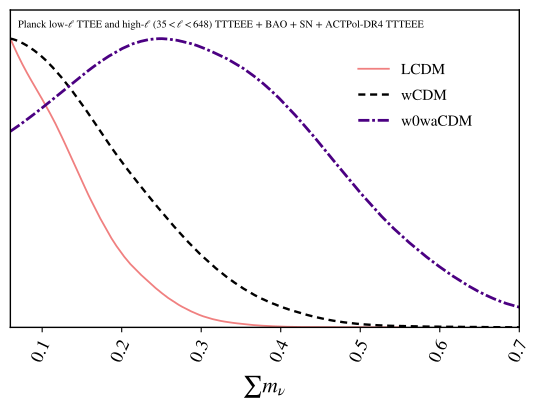

Generate this figure with Python:
import getdist.plots as gplot
from getdist import MCSamples
from getdist import loadMCSamples
import os
import matplotlib
import subprocess
import matplotlib.pyplot as plt
import numpy as np

# GENERAL PLOT OPTIONS
matplotlib.rcParams['mathtext.fontset'] = 'stix'
matplotlib.rcParams['font.family'] = 'STIXGeneral'
matplotlib.rcParams['mathtext.rm'] = 'Bitstream Vera Sans'
matplotlib.rcParams['mathtext.it'] = 'Bitstream Vera Sans:italic'
matplotlib.rcParams['mathtext.bf'] = 'Bitstream Vera Sans:bold'
matplotlib.rcParams['xtick.bottom'] = True
matplotlib.rcParams['xtick.top'] = False
matplotlib.rcParams['ytick.right'] = False
matplotlib.rcParams['axes.edgecolor'] = 'black'
matplotlib.rcParams['axes.linewidth'] = '1.0'
matplotlib.rcParams['axes.labelsize'] = 'medium'
matplotlib.rcParams['axes.grid'] = True
matplotlib.rcParams['grid.linewidth'] = '0.0'
matplotlib.rcParams['grid.alpha'] = '0.18'
matplotlib.rcParams['grid.color'] = 'lightgray'
matplotlib.rcParams['legend.labelspacing'] = 0.77
matplotlib.rcParams['savefig.bbox'] = 'tight'
matplotlib.rcParams['savefig.format'] = 'pdf'

chaindir=os.getcwd()

analysissettings={'smooth_scale_1D':0.35,'smooth_scale_2D':0.35,'ignore_rows': u'0.5',
'range_confidence' : u'0.01'}

analysissettings2={'smooth_scale_1D':0.35,'smooth_scale_2D':0.35,'ignore_rows': u'0.0',
'range_confidence' : u'0.01'}

root_chains = (
  'EXAMPLE_MCMC34',
  'EXAMPLE_MCMC35',
  'EXAMPLE_MCMC36'
)

num_points_thin = 50000

# --------------------------------------------------------------------------------
samples=loadMCSamples(chaindir + '/../chains/' + root_chains[0],settings=analysissettings)
samples.thin(factor = int(np.sum(samples.weights)/num_points_thin))
p = samples.getParams()
samples.addDerived(p.omegam*p.H0/100.,name='gamma',label='{\\Omega_m h}')
samples.addDerived(p.s8omegamp5/0.5477225575,name='SS8',label='{S_8}')
samples.addDerived(p.mnu,name='mnu2',label='{\\sum m_\\nu}', range=[0.06,0.7])
samples.saveAsText(chaindir + '/.VM_P13_TMP1')
# --------------------------------------------------------------------------------
samples=loadMCSamples(chaindir + '/../chains/' + root_chains[1],settings=analysissettings)
samples.thin(factor = int(np.sum(samples.weights)/num_points_thin))
p = samples.getParams()
samples.addDerived(p.omegam*p.H0/100.,name='gamma',label='{\\Omega_m h}')
samples.addDerived(p.s8omegamp5/0.5477225575,name='SS8',label='{S_8}')
samples.addDerived(p.mnu,name='mnu2',label='{\\sum m_\\nu}', range=[0.06,0.7])
samples.saveAsText(chaindir + '/.VM_P13_TMP2')
# --------------------------------------------------------------------------------
samples=loadMCSamples(chaindir + '/../chains/' + root_chains[2],settings=analysissettings)
samples.thin(factor = int(np.sum(samples.weights)/num_points_thin))
p = samples.getParams()
samples.addDerived(p.omegam*p.H0/100.,name='gamma',label='{\\Omega_m h}')
samples.addDerived(p.s8omegamp5/0.5477225575,name='SS8',label='{S_8}')
samples.addDerived(p.mnu,name='mnu2',label='{\\sum m_\\nu}', range=[0.06,0.7])
samples.saveAsText(chaindir + '/.VM_P13_TMP3')
# --------------------------------------------------------------------------------

#GET DIST PLOT SETUP
g = gplot.get_single_plotter(
  chain_dir=chaindir,
  analysis_settings=analysissettings2,
  width_inch=5.3
)

g.settings.axis_tick_x_rotation=65
g.settings.lw_contour = 1.2
g.settings.legend_rect_border = False
g.settings.figure_legend_frame = False
g.settings.axes_fontsize = 13.0
g.settings.legend_fontsize = 11.0
g.settings.alpha_filled_add = 0.85
g.settings.lab_fontsize=15.5
g.legend_labels=False
g.settings.constrained_layout=True

g.plots_1d(
  [ 
    chaindir + '/.VM_P13_TMP1', 
    chaindir + '/.VM_P13_TMP2',
    chaindir + '/.VM_P13_TMP3'
  ],
  params=[u'mnu2'],
  line_args=[
    {'lw': 1.3,'ls': 'solid', 'color':'lightcoral'},
    {'lw': 1.7,'ls': '--', 'color':'black'},
    {'lw': 2.0,'ls': '-.', 'color': 'indigo'},
  ]
)

g.settings.tight_layout=True
g.finish_plot(
  legend_labels=[
    'LCDM',
    'wCDM',
    'w0waCDM'
  ],
  no_extra_legend_space=True,
  legend_loc=(0.65,0.67)
)

g.add_text('Planck low-$\\ell$ TTEE and high-$\\ell$ ($35<\\ell<648$) TTTEEE + BAO + SN + ACTPol-DR4 TTTEEE', 
  x=0.015, 
  y=0.95,
  fontsize=7.5,
  horizontalalignment='left'
)

ax = g.get_axes()
ax.set_xlim(0.06,0.7)
g.export()
